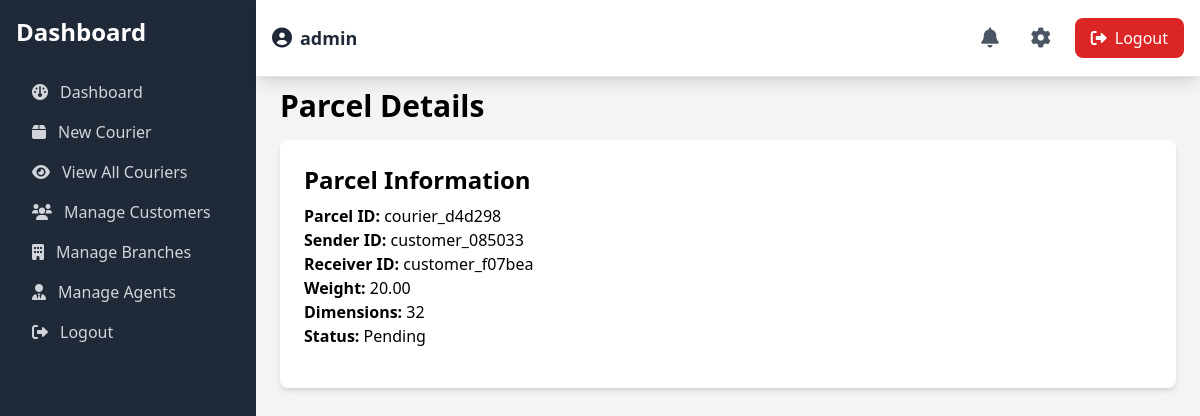
The page /admin/view_parcel.php?id=courier_d4d298 (signed in) on the database its author committed.
### tables this page shows
CREATE TABLE `parcels` (
  `parcel_id` char(36) NOT NULL,
  `sender_id` char(36) NOT NULL,
  `receiver_id` char(36) NOT NULL,
  `weight` decimal(10,2) NOT NULL,
  `dimensions` varchar(50) NOT NULL,
  `status` enum('Pending','In Transit','Delivered','returned') DEFAULT 'Pending',
  `created_at` timestamp NOT NULL DEFAULT current_timestamp(),
  `deleted` tinyint(1) DEFAULT 0,
  `delivery_date` date DEFAULT NULL
);

### admin/view_parcel.php (the view, shortened to what this page needs)
<?php
$parcelId = $_GET['id'];
$database = new Database();
$db = $database->getConnection();
$query = "SELECT * FROM parcels WHERE parcel_id = :parcel_id";
$stmt = $db->prepare($query);
$stmt->bindParam(':parcel_id', $parcelId);
$stmt->execute();
$parcel = $stmt->fetch(PDO::FETCH_ASSOC);
?>
<!DOCTYPE html>
<html lang="en">
<?php include_once '../includes/head.php'; ?>
<body class="bg-gray-100">
    <?php include "../includes/sidebar.php"; ?>
    <?php include "../includes/topbar.php"; ?>
    <main class="ml-64 p-6 mt-16">
        <h1 class="text-3xl font-bold mb-4">Parcel Details</h1>
        <div class="bg-white shadow-md rounded-lg p-6 mb-6">
            <div class="mb-4">
                <h2 class="text-2xl font-semibold mb-2">Parcel Information</h2>
                <p><strong>Parcel ID:</strong> <?php echo htmlspecialchars($parcel['parcel_id']); ?></p>
                <p><strong>Sender ID:</strong> <?php echo htmlspecialchars($parcel['sender_id']); ?></p>
                <p><strong>Receiver ID:</strong> <?php echo htmlspecialchars($parcel['receiver_id']); ?></p>
                <p><strong>Weight:</strong> <?php echo htmlspecialchars($parcel['weight']); ?></p>
                <p><strong>Dimensions:</strong> <?php echo htmlspecialchars($parcel['dimensions']); ?></p>
                <p><strong>Status:</strong> <span
                        class="status-text"><?php echo htmlspecialchars($parcel['status']); ?></span></p>
            </div>
        </div>
    </main>
</body>
</html>

### rows shown on the page
parcels: parcel_id "courier_d4d298", sender "customer_085033", receiver "customer_f07bea", weight "20.00", dimensions "32", status "Pending"

### other values the page prints
$_SESSION['username'] "admin"
